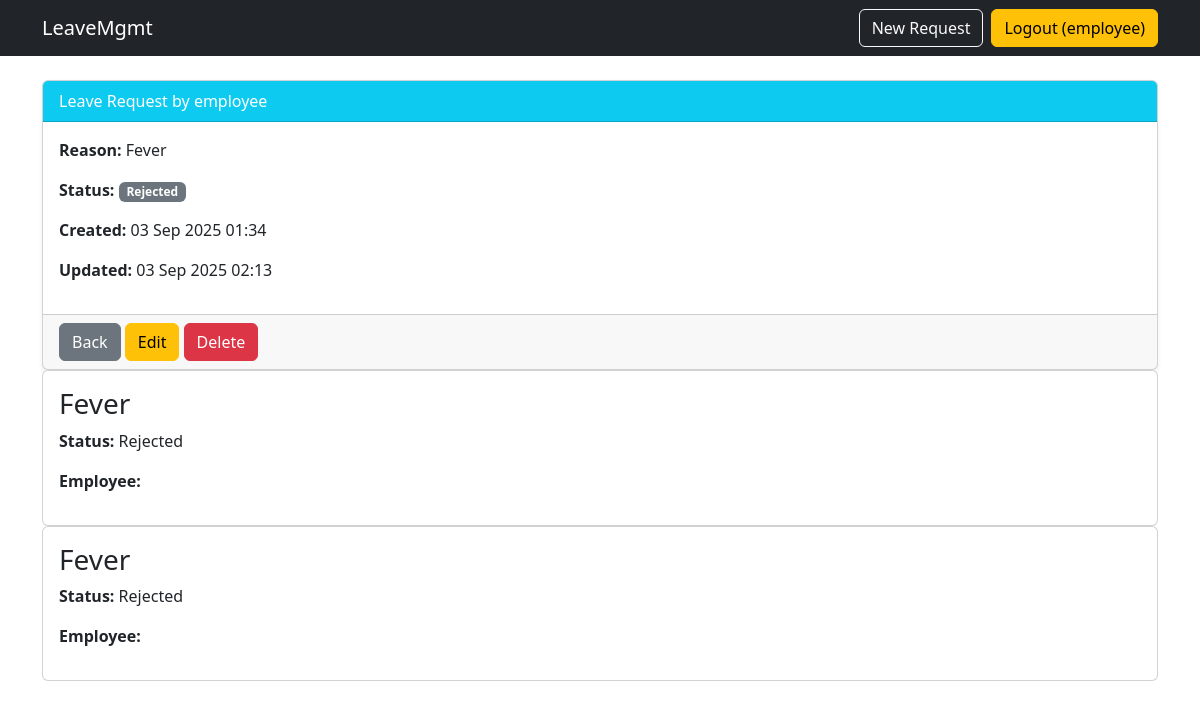
The app's page /leaves/leaves/2/ (signed in) with its own data.
### leaves/models.py (models this page shows, shortened)
class LeaveRequest(models.Model):
    STATUS_CHOICES = [
        ("pending", "Pending"),
        ("approved", "Approved"),
        ("rejected", "Rejected"),
    ]
    employee = models.ForeignKey(User, on_delete=models.CASCADE)
    reason = models.TextField()
    status = models.CharField(max_length=10, choices=STATUS_CHOICES, default="pending")
    created_at = models.DateTimeField(auto_now_add=True)  # auto set when created
    updated_at = models.DateTimeField(auto_now=True)      # auto set when updated

### leaves/views.py (the view)
# urls.py: path("leaves/<int:pk>/", views.leave_detail, name="leave-detail"),
@login_required
def leave_detail(request, pk):
    leave = get_object_or_404(LeaveRequest, pk=pk)
    return render(request, "leaves/leave_detail.html", {"leave": leave})

### templates/leaves/leave_detail.html (shortened to what this page needs)
{% extends "base.html" %}
{% block content %}
<div class="card shadow-sm">
  <div class="card-header bg-info text-white">
    Leave Request by {{ leave.employee.username }}
  </div>
  <div class="card-body">
    <p><strong>Reason:</strong> {{ leave.reason }}</p>
    <p><strong>Status:</strong>
      <span class="badge bg-secondary">{{ leave.status }}</span>
    </p>
    <p><strong>Created:</strong> {{ leave.created_at|date:"d M Y H:i" }}</p>
    <p><strong>Updated:</strong> {{ leave.updated_at|date:"d M Y H:i" }}</p>
  </div>
  <div class="card-footer">
    <a href="{% url 'leave-list' %}" class="btn btn-secondary">Back</a>
    {% if user == leave.employee or user.is_superuser %}
      <a href="{% url 'leave-update' leave.pk %}" class="btn btn-warning">Edit</a>
      <a href="{% url 'leave-delete' leave.pk %}" class="btn btn-danger">Delete</a>
    {% endif %}
  </div>
</div>
<div class="card">
  <div class="card-body">
    <h3>{{ leave.reason }}</h3>
    <p><strong>Status:</strong> {{ leave.status }}</p>
    <p><strong>Employee:</strong> {{ leave.user.username }}</p>
  </div>
</div>
<div class="card">
  <div class="card-body">
    <h3>{{ leave.reason }}</h3>
    <p><strong>Status:</strong> {{ leave.status }}</p>
    <p><strong>Employee:</strong> {{ leave.user.username }}</p>
  </div>
</div>
{% endblock %}

### templates/base.html (shortened to what this page needs)
<!doctype html>
<html lang="en">
<head>
  <link href="https://cdn.jsdelivr.net/npm/bootstrap@5.3.3/dist/css/bootstrap.min.css" rel="stylesheet">
</head>
<body>
<nav class="navbar navbar-expand-lg navbar-dark bg-dark mb-4">
  <div class="container">
    <a class="navbar-brand" href="{% url 'leave-list' %}">LeaveMgmt</a>
    <div class="d-flex">
      {% if user.is_authenticated %}
        <a class="btn btn-outline-light me-2" href="{% url 'leave-create' %}">New Request</a>
        <form action="{% url 'logout' %}" method="post">{% csrf_token %}
          <button class="btn btn-warning">Logout ({{ user.username }})</button>
        </form>
      {% else %}
        <a class="btn btn-success" href="{% url 'login' %}">Login</a>
      {% endif %}
    </div>
  </div>
</nav>
<div class="container">
  {% block content %}{% endblock %}
</div>
</body>
</html>

### records on screen
LeaveRequest: employee.username "employee", reason "Fever", status "Rejected", created_at "03 Sep 2025 01:34", updated_at "03 Sep 2025 02:13"

### other values on screen
{{ user.username }} "employee"
